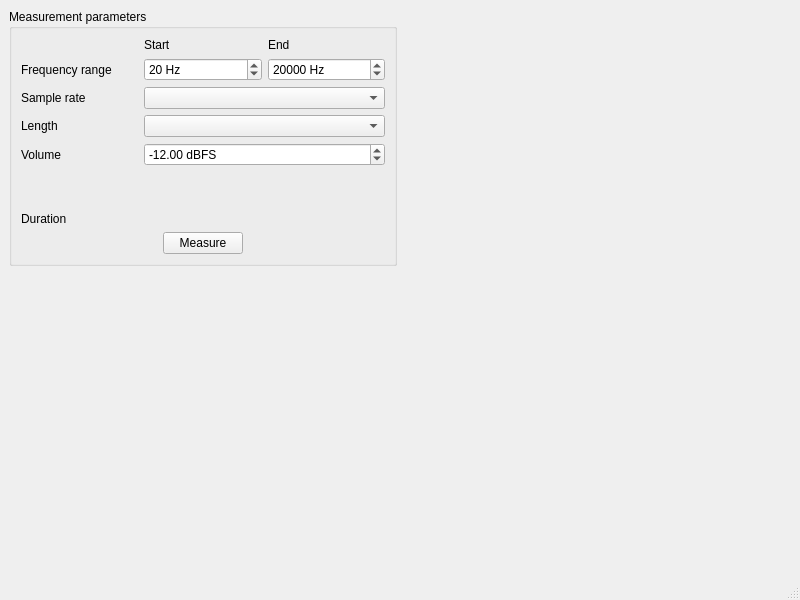
<?xml version="1.0" encoding="UTF-8"?>
<ui version="4.0">
 <class>MainWindow</class>
 <widget class="QMainWindow" name="MainWindow">
  <property name="geometry">
   <rect>
    <x>0</x>
    <y>0</y>
    <width>800</width>
    <height>600</height>
   </rect>
  </property>
  <property name="windowTitle">
   <string>MainWindow</string>
  </property>
  <widget class="QWidget" name="centralwidget">
   <layout class="QGridLayout" name="gridLayout">
    <item row="0" column="0">
     <widget class="QGroupBox" name="grpMeasParams">
      <property name="sizePolicy">
       <sizepolicy hsizetype="Preferred" vsizetype="Maximum">
        <horstretch>0</horstretch>
        <verstretch>0</verstretch>
       </sizepolicy>
      </property>
      <property name="title">
       <string>Measurement parameters</string>
      </property>
      <layout class="QGridLayout" name="gridLayout_2">
       <item row="6" column="1" colspan="2">
        <widget class="QLabel" name="lvDuration"/>
       </item>
       <item row="2" column="1" colspan="2">
        <widget class="QComboBox" name="eSampleRate"/>
       </item>
       <item row="6" column="0">
        <widget class="QLabel" name="lkDuration">
         <property name="text">
          <string>Duration</string>
         </property>
        </widget>
       </item>
       <item row="1" column="1">
        <widget class="QSpinBox" name="eStartFreq">
         <property name="suffix">
          <string> Hz</string>
         </property>
         <property name="minimum">
          <number>1</number>
         </property>
         <property name="maximum">
          <number>19999</number>
         </property>
         <property name="value">
          <number>20</number>
         </property>
        </widget>
       </item>
       <item row="3" column="0">
        <widget class="QLabel" name="lkLength">
         <property name="text">
          <string>Length</string>
         </property>
        </widget>
       </item>
       <item row="0" column="2">
        <widget class="QLabel" name="lkEndFreq">
         <property name="text">
          <string>End</string>
         </property>
        </widget>
       </item>
       <item row="1" column="0">
        <widget class="QLabel" name="lkFreqRange">
         <property name="text">
          <string>Frequency range</string>
         </property>
        </widget>
       </item>
       <item row="3" column="1" colspan="2">
        <widget class="QComboBox" name="eLength">
         <property name="currentText">
          <string/>
         </property>
         <property name="currentIndex">
          <number>-1</number>
         </property>
        </widget>
       </item>
       <item row="1" column="2">
        <widget class="QSpinBox" name="eEndFreq">
         <property name="suffix">
          <string> Hz</string>
         </property>
         <property name="minimum">
          <number>2</number>
         </property>
         <property name="maximum">
          <number>44100</number>
         </property>
         <property name="value">
          <number>20000</number>
         </property>
        </widget>
       </item>
       <item row="7" column="0" colspan="3">
        <layout class="QHBoxLayout" name="horizontalLayout">
         <item>
          <widget class="QPushButton" name="bMeasure">
           <property name="sizePolicy">
            <sizepolicy hsizetype="Fixed" vsizetype="Fixed">
             <horstretch>0</horstretch>
             <verstretch>0</verstretch>
            </sizepolicy>
           </property>
           <property name="text">
            <string>Measure</string>
           </property>
          </widget>
         </item>
        </layout>
       </item>
       <item row="5" column="0" colspan="3">
        <spacer name="verticalSpacer">
         <property name="orientation">
          <enum>Qt::Vertical</enum>
         </property>
         <property name="sizeHint" stdset="0">
          <size>
           <width>20</width>
           <height>40</height>
          </size>
         </property>
        </spacer>
       </item>
       <item row="0" column="1">
        <widget class="QLabel" name="lkStartFreq">
         <property name="text">
          <string>Start</string>
         </property>
        </widget>
       </item>
       <item row="2" column="0">
        <widget class="QLabel" name="lkSampleRate">
         <property name="text">
          <string>Sample rate</string>
         </property>
        </widget>
       </item>
       <item row="4" column="1" colspan="2">
        <widget class="QDoubleSpinBox" name="eVolumeDBFS">
         <property name="suffix">
          <string> dBFS</string>
         </property>
         <property name="minimum">
          <double>-180.000000000000000</double>
         </property>
         <property name="maximum">
          <double>0.000000000000000</double>
         </property>
         <property name="singleStep">
          <double>0.100000000000000</double>
         </property>
         <property name="value">
          <double>-12.000000000000000</double>
         </property>
        </widget>
       </item>
       <item row="4" column="0">
        <widget class="QLabel" name="lkVolume">
         <property name="text">
          <string>Volume</string>
         </property>
        </widget>
       </item>
      </layout>
     </widget>
    </item>
    <item row="1" column="0" colspan="2">
     <widget class="QCustomPlot" name="plot" native="true">
      <property name="sizePolicy">
       <sizepolicy hsizetype="MinimumExpanding" vsizetype="MinimumExpanding">
        <horstretch>0</horstretch>
        <verstretch>0</verstretch>
       </sizepolicy>
      </property>
     </widget>
    </item>
    <item row="0" column="1">
     <widget class="QCustomPlot" name="plot2" native="true"/>
    </item>
   </layout>
  </widget>
  <widget class="QMenuBar" name="menubar">
   <property name="geometry">
    <rect>
     <x>0</x>
     <y>0</y>
     <width>800</width>
     <height>20</height>
    </rect>
   </property>
  </widget>
  <widget class="QStatusBar" name="statusbar"/>
 </widget>
 <customwidgets>
  <customwidget>
   <class>QCustomPlot</class>
   <extends>QWidget</extends>
   <header location="global">qcustomplot/qcustomplot.h</header>
   <container>1</container>
  </customwidget>
 </customwidgets>
 <tabstops>
  <tabstop>eStartFreq</tabstop>
  <tabstop>eEndFreq</tabstop>
 </tabstops>
 <resources/>
 <connections/>
</ui>
